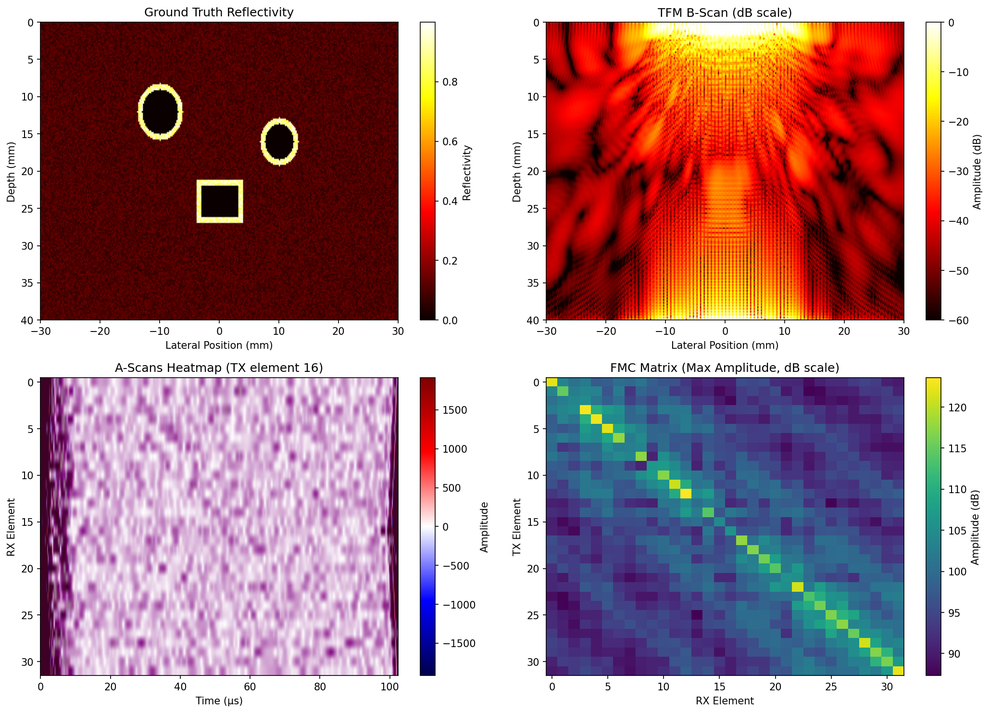
#> input picture SYNTHETIC DATA/legacy/ndt_2d_results.png, 990 x 713 px, shrunk from 2059 x 1482 before the run
$ python compare_images.py
#> lines starting #> are read from the running program, lines starting #| are printed output that depends on the picture
#!/usr/bin/env python3
"""
Compare synthetic TFM images with experimental data
"""

import numpy as np
import matplotlib.pyplot as plt
from matplotlib.image import imread
import os

# Create comparison figure
fig, axes = plt.subplots(2, 3, figsize=(18, 12))
fig.suptitle('COMPARISON: Synthetic (top) vs Experimental (bottom)',
             fontsize=16, fontweight='bold')

# Load synthetic result
synthetic = imread('ndt_2d_results.png')
#> synthetic is the input picture: shape (713, 990, 4) float32; mean R, G, B, A 0.688, 0.541, 0.566, 1

# Show full synthetic result
axes[0, 0].imshow(synthetic)
axes[0, 0].set_title('Synthetic: Full 4-Panel Output', fontsize=12)
axes[0, 0].axis('off')

# Extract just the TFM B-scan panel (approx top-right quadrant)
h, w = synthetic.shape[:2]
#> h = 713; w = 990
tfm_panel = synthetic[:h//2, w//2:, :]
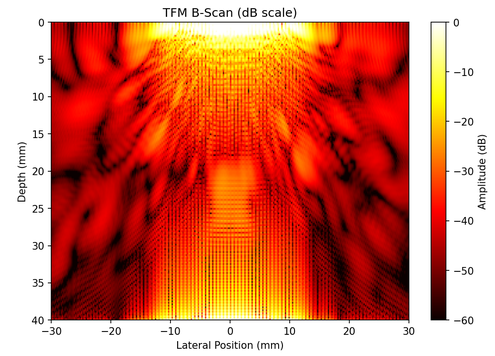
#> tfm_panel: shape (356, 495, 4) float32; mean R, G, B, A 0.832, 0.472, 0.375, 1
axes[0, 1].imshow(tfm_panel)
axes[0, 1].set_title('Synthetic: TFM B-Scan Panel (zoomed)', fontsize=12)
axes[0, 1].axis('off')

# Show ground truth
gt_panel = synthetic[:h//2, :w//2, :]
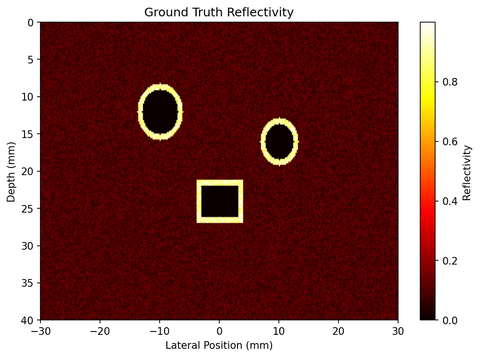
#> gt_panel: shape (356, 495, 4) float32; mean R, G, B, A 0.559, 0.38, 0.367, 1
axes[0, 2].imshow(gt_panel)
axes[0, 2].set_title('Synthetic: Ground Truth Panel', fontsize=12)
axes[0, 2].axis('off')

# Load experimental images with holes (5MHz, aluminum)
exp_paths = [
    '../DATA/1D TFM Data/Al Hole 5MHz 28012026/Al_Hole_30_3_TFM.png',
    '../DATA/1D TFM Data/Al Hole 5MHz 28012026/Al_Hole_60_4_TFM.png',
    '../DATA/1D TFM Data/Al Hole 5MHz 02022026/Al_Hole_5_3_TFM.png',
]

print("\nCOMPARISON ANALYSIS")
print("=" * 80)

for idx, path in enumerate(exp_paths):
    try:
        exp_img = imread(path)
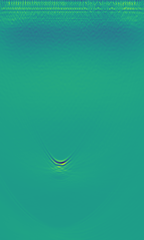
#> input picture DATA/1D TFM Data/Al Hole 5MHz 28012026/Al_Hole_30_3_TFM.png, 144 x 240 px, shrunk from 300 x 500 before the run, found by its file name
#> exp_img is the input picture: shape (240, 144, 4) float32; mean R, G, B, A 0.125, 0.618, 0.531, 1
        axes[1, idx].imshow(exp_img)
        filename = path.split('/')[-1]
        axes[1, idx].set_title(f'Experimental: {filename}', fontsize=10)
        axes[1, idx].axis('off')
        print(f'\n{idx+1}. Loaded: {filename}')
        print(f'   Shape: {exp_img.shape}')
#|    Shape: (240, 144, 4)
    except Exception as e:
        axes[1, idx].text(0.5, 0.5, f'Failed to load\n{path.split("/")[-1]}',
                          ha='center', va='center', transform=axes[1, idx].transAxes)
        axes[1, idx].axis('off')
        print(f'\nError loading {path}: {e}')

plt.tight_layout()
plt.savefig('comparison_synthetic_vs_experimental.png', dpi=150, bbox_inches='tight')
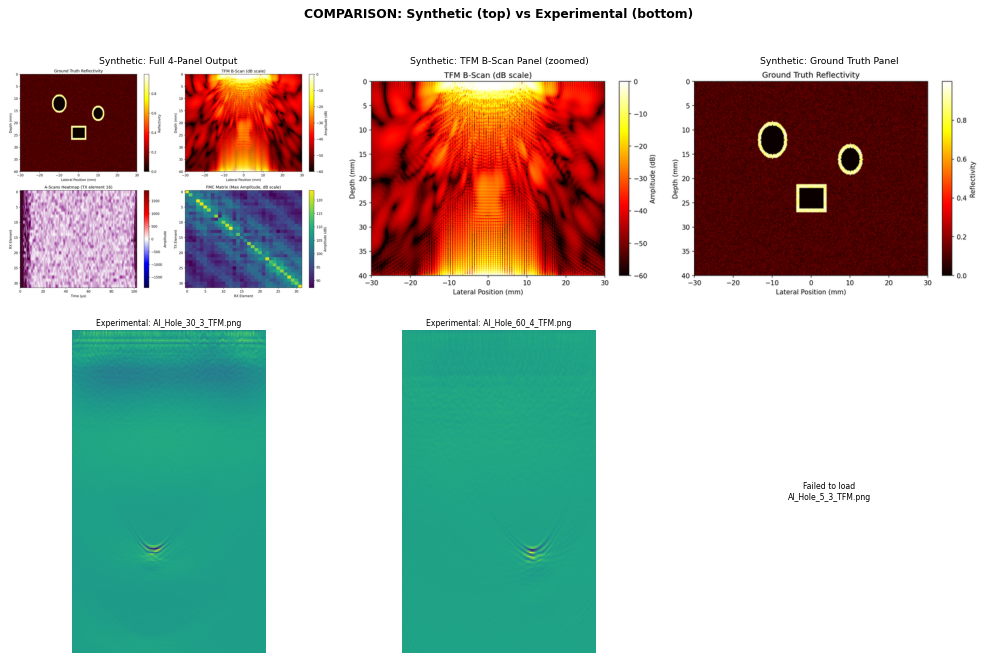
#> figure drawn by matplotlib, 5 panels
print('\n' + '=' * 80)
print('✓ Saved: comparison_synthetic_vs_experimental.png')
print('=' * 80)

# Print detailed analysis
print("\n\nDETAILED ANALYSIS:")
print("=" * 80)

print("\n1. SYNTHETIC IMAGE CHARACTERISTICS:")
print("   - Uses ray-tracing simulation with FMC+TFM workflow")
print("   - Hilbert envelope detection applied (removes aliasing)")
print("   - Bandpass filtering at 4.5-5.5 MHz")
print("   - dB scale visualization (-60 to 0 dB)")
print("   - Clean, well-defined circular and rectangular defects")

print("\n2. TYPICAL EXPERIMENTAL IMAGE CHARACTERISTICS:")
print("   - Real ultrasonic array data with environmental noise")
print("   - Hardware-dependent signal characteristics")
print("   - Material variations and grain structure")
print("   - Geometric uncertainties in defect positioning")

print("\n3. KEY DIFFERENCES TO CHECK:")
print("   a) Signal-to-noise ratio (SNR)")
print("   b) Defect sharpness/clarity")
print("   c) Background texture")
print("   d) Color scale range and distribution")
print("   e) Presence of artifacts (side lobes, grating lobes)")
print("   f) Defect shape fidelity")

print("\n" + "=" * 80)
